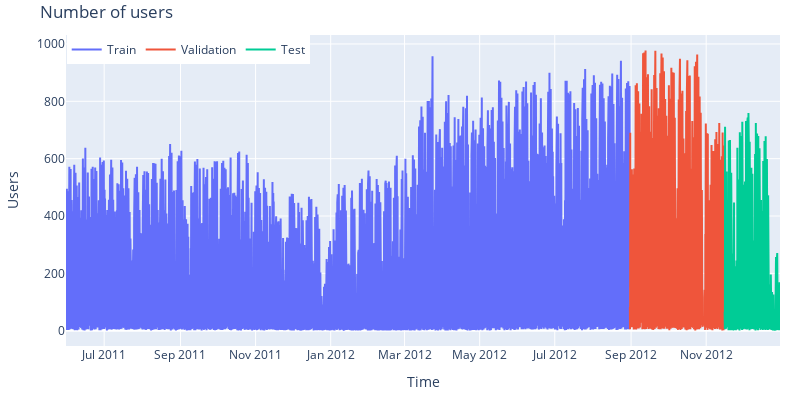

Here is the notebook cell this chart was saved with:
### Markdown cell above
### Graphic exploration

### Code cell
# Interactive plot of time series
# ==============================================================================
fig = go.Figure()
fig.add_trace(go.Scatter(x=data_train.index, y=data_train['users'], mode='lines', name='Train'))
fig.add_trace(go.Scatter(x=data_val.index, y=data_val['users'], mode='lines', name='Validation'))
fig.add_trace(go.Scatter(x=data_test.index, y=data_test['users'], mode='lines', name='Test'))
fig.update_layout(
    title  = 'Number of users',
    xaxis_title="Time",
    yaxis_title="Users",
    width=800,
    height=400,
    margin=dict(l=20, r=20, t=35, b=20),
    legend=dict(
        orientation="h",
        yanchor="top",
        y=1,
        xanchor="left",
        x=0.001
    )
)
fig.show()

### Figure 1 — Plotly figure (JSON) as saved in the notebook; plotly's stock layout.template omitted (floating-point values rounded to 4 significant figures; data arrays with more than 128 entries replaced by an {"elided": "..."} marker saying what was removed)
{"data": [{"mode": "lines", "name": "Train", "type": "scatter", "x": {"elided": "10992 str values"}, "y": {"elided": "10992 int values"}}, {"mode": "lines", "name": "Validation", "type": "scatter", "x": {"elided": "1848 str values"}, "y": {"elided": "1848 int values"}}, {"mode": "lines", "name": "Test", "type": "scatter", "x": {"elided": "1080 str values"}, "y": {"elided": "1080 int values"}}], "layout": {"height": 400, "legend": {"orientation": "h", "x": 0.001, "xanchor": "left", "y": 1, "yanchor": "top"}, "margin": {"b": 20, "l": 20, "r": 20, "t": 35}, "title": {"text": "Number of users"}, "width": 800, "xaxis": {"title": {"text": "Time"}}, "yaxis": {"title": {"text": "Users"}}}}
